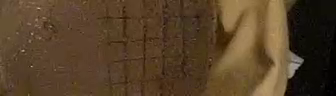
#> input picture frame 62 of code/baseball/fast_deep.mov, 336 x 96 px, given in place of cylinder_vert.mov, which was not available
$ python alpha.py   (older library calls are emulated)
#> lines starting #> are read from the running program, lines starting #| are printed output that depends on the picture; pictures that were not available may be replaced by others from this repository, and a replacement may not be noted
import numpy as np
import cv2

cap = cv2.VideoCapture('small_block_movies/cylinder_vert.mov')


# params for ShiTomasi corner detection
feature_params = dict( maxCorners = 100,
                       qualityLevel = 0.3,
                       minDistance = 7,
                       blockSize = 7 )
# Parameters for lucas kanade optical flow
lk_params = dict( winSize  = (15,15),
                  maxLevel = 2,
                  criteria = (cv2.TERM_CRITERIA_EPS | cv2.TERM_CRITERIA_COUNT, 10, 0.03))

# Create some random colors
color = np.random.randint(0,255,(100,3))

# Take first frame and find corners in it
ret, old_frame = cap.read()
#> old_frame is the input picture: shape (96, 336, 3); mean B, G, R 40.2, 64.5, 86
# print old_frame

old_gray = cv2.cvtColor(old_frame, cv2.COLOR_BGR2GRAY)
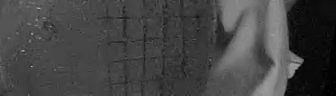
#> old_gray: shape (96, 336); min 0, max 175, mean 68.1
# ret,old_thresh = cv2.threshold(old_gray,140,255,cv2.THRESH_TOZERO)
# old_thresh = cv2.adaptiveThreshold(old_gray,255,cv2.ADAPTIVE_THRESH_GAUSSIAN_C,\
#                                    cv2.THRESH_BINARY,5,1)
# old_thresh = cv2.Laplacian(old_gray,cv2.CV_64F)
old_blur = cv2.GaussianBlur(old_gray,(5,5),0)
old_thresh = cv2.Canny(old_blur,5,50)
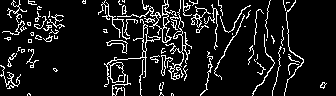
#> old_thresh: shape (96, 336); 10.2% white in thin lines or dots
p0 = cv2.goodFeaturesToTrack(old_thresh, mask = None, **feature_params)
#> p0 = 100 rows, first 8: [187, 5], [163, 15], [125, 82], [195, 1], [10, 85], [114, 86], [166, 57], [148, 39]


mask = np.zeros_like(old_frame)
# print mask
while(1):
    ret,frame = cap.read()
    frame_gray = cv2.cvtColor(frame, cv2.COLOR_BGR2GRAY)
    # ret,thresh = cv2.threshold(frame_gray,140,255,cv2.THRESH_TOZERO)
    # thresh = cv2.adaptiveThreshold(frame_gray,255,cv2.ADAPTIVE_THRESH_GAUSSIAN_C,\
    #                                cv2.THRESH_BINARY,5,2)
    # thresh = cv2.Laplacian(frame_gray,cv2.CV_64F)
    blur = cv2.GaussianBlur(frame_gray,(5,5),0)
    thresh = cv2.Canny(blur,5,50)
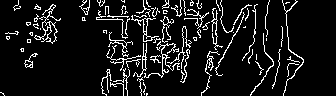
#> thresh: shape (96, 336); 9.5% white in thin lines or dots
    # calculate optical flow
    p1, st, err = cv2.calcOpticalFlowPyrLK(old_thresh, thresh, p0, None, **lk_params)
#> p1 = 100 rows, first 8: [188, 2.04], [163.2, 11.37], [124.2, 81.46], [196.5, 0.435], [0.446, 80.24], [113, 85.25], [163.3, 55.68], [148.5, 38.77]; st = 100 values, max 1 at index 0, min 0 at index 29, mean 0.98

    # Select good points
    good_new = p1[st==1]
#> good_new = 98 pairs, first value -5.4 to 322.1, second value -0.936 to 86.69
    good_old = p0[st==1]
#> good_old = 98 pairs, first value 7 to 322, second value 1 to 91

    # draw the tracks
    threshcolor=cv2.cvtColor(blur,cv2.COLOR_GRAY2BGR)
    for i,(new,old) in enumerate(zip(good_new,good_old)):
        a,b = new.ravel()
        c,d = old.ravel()
        cv2.line(mask, (a,b),(c,d), color[i].tolist(), 2)
        # print i
        # print mask
        cv2.circle(threshcolor,(a,b),5,color[i].tolist(),-1)
#> this loop made 98 passes
#> (a, b, c, d) on passes 1 to 12: (188, 2.04, 187, 5), (163.2, 11.37, 163, 15), (124.2, 81.46, 125, 82), (196.5, 0.435, 195, 1), (0.446, 80.24, 10, 85), (113, 85.25, 114, 86), (163.3, 55.68, 166, 57), (148.5, 38.77, 148, 39), (51.96, 36.34, 53, 36), (124.7, 20.08, 125, 20), (156.7, 11.55, 156, 14), (139.4, 19.03, 139, 19)
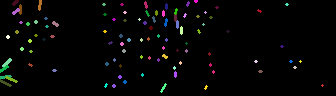
#> mask: shape (96, 336, 3); mean B, G, R 4.4, 4.8, 4.7
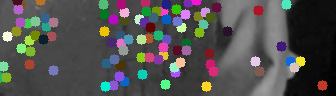
#> threshcolor: shape (96, 336, 3); mean B, G, R 79.8, 80.6, 81.6
        # print frame

    img = cv2.add(threshcolor,mask)
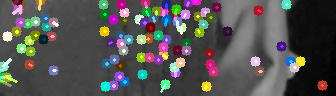
#> img: shape (96, 336, 3); mean B, G, R 82.3, 83.3, 84.4
    img2=cv2.flip(img,-1)
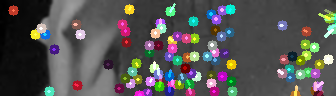
#> img2: shape (96, 336, 3); mean B, G, R 82.3, 83.3, 84.4
    cv2.imshow('frame',img2)
    k = cv2.waitKey(30) & 0xff
#> (key Esc is pressed here)
    if k == 27:
        break

    # Now update the previous frame and previous points
    old_gray = frame_gray.copy()
    p0 = good_new.reshape(-1,1,2)

cv2.destroyAllWindows()
cap.release()

$ run again, starting later in the video
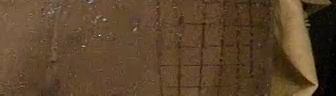
#> input picture frame 282 of code/baseball/fast_deep.mov, 336 x 96 px, given in place of cylinder_vert.mov, which was not available
#> old_frame is the input picture: shape (96, 336, 3); mean B, G, R 43.7, 68, 91.9
#> `old_thresh = cv2.Canny(old_blur,5,50)`:
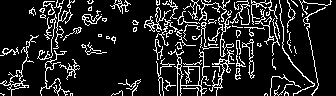
#> old_thresh: shape (96, 336); 13.8% white in thin lines or dots
#> p0 = 100 rows, first 8: [182, 86], [1, 53], [237, 77], [146, 24], [238, 31], [267, 24], [226, 61], [125, 3]
#> thresh: shape (96, 336); 14.6% white in thin lines or dots
#> p1 = 100 rows, first 8: [182, 85.86], [8.76, 52.69], [247.8, 86.75], [149.7, 13.17], [238.2, 30.91], [266.6, 23.75], [225.8, 60.6], [123.5, -18.6]; st = 100 values, max 1 at index 0, min 0 at index 7, mean 0.99
#> good_new = 99 pairs, first value 7.95 to 341.1, second value 1.18 to 95.93
#> good_old = 99 pairs, first value 1 to 314, second value 1 to 94
#> the loop `for i,(new,old) in enumerate(zip(good_new,good_old)):` made 99 passes
#> (a, b, c, d) on passes 1 to 8: (182, 85.86, 182, 86), (8.76, 52.69, 1, 53), (247.8, 86.75, 237, 77), (149.7, 13.17, 146, 24), (238.2, 30.91, 238, 31), (266.6, 23.75, 267, 24), (225.8, 60.6, 226, 61), (165.9, 83.66, 166, 84)
#> `img2=cv2.flip(img,-1)`:
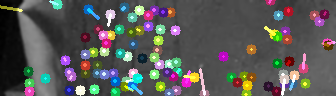
#> img2: shape (96, 336, 3); mean B, G, R 86.6, 87.8, 88.4

$ run again, starting later in the video
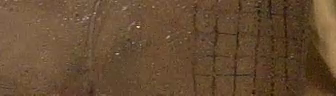
#> input picture frame 501 of code/baseball/fast_deep.mov, 336 x 96 px, given in place of cylinder_vert.mov, which was not available
#> old_frame is the input picture: shape (96, 336, 3); mean B, G, R 50.3, 75.8, 102.1
#> `old_thresh = cv2.Canny(old_blur,5,50)`:
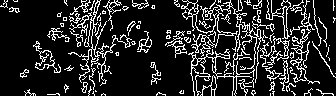
#> old_thresh: shape (96, 336); 15.9% white in thin lines or dots
#> p0 = 100 rows, first 8: [303, 30], [212, 53], [285, 37], [284, 78], [40, 65], [87, 69], [186, 14], [197, 45]
#> thresh: shape (96, 336); 15.8% white in thin lines or dots
#> p1 = 100 rows, first 8: [303.1, 29.71], [212, 56.51], [285, 36.85], [283.6, 78.19], [42.19, 59.21], [78.03, 72.28], [186.5, 14.61], [197.1, 45.16]; st = 100 values, max 1 at index 0, min 0 at index 18, mean 0.98
#> good_new = 98 pairs, first value 10.25 to 309.1, second value 2.74 to 89.37
#> good_old = 98 pairs, first value 16 to 309, second value 3 to 90
#> the loop `for i,(new,old) in enumerate(zip(good_new,good_old)):` made 98 passes
#> (a, b, c, d) on passes 1 to 8: (303.1, 29.71, 303, 30), (212, 56.51, 212, 53), (285, 36.85, 285, 37), (283.6, 78.19, 284, 78), (42.19, 59.21, 40, 65), (78.03, 72.28, 87, 69), (186.5, 14.61, 186, 14), (197.1, 45.16, 197, 45)
#> `img2=cv2.flip(img,-1)`:
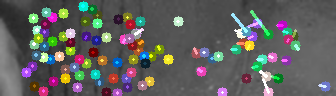
#> img2: shape (96, 336, 3); mean B, G, R 93.5, 95, 95.2
